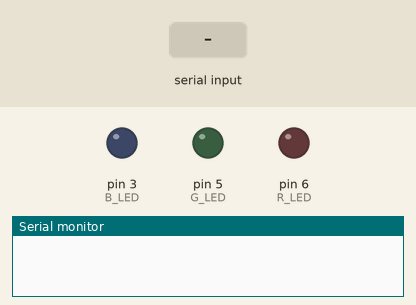
Recording of a sketch running on a simulated Arduino Uno, built with avr-gcc and run on an emulated ATmega328P. Parts: output pins drawn as LEDs (lit = HIGH), the last lines printed to the serial monitor. The inputs (shaded band) are chosen by the test bench.

Above: at 1.2 s.
1.3 s: byte 30 received over Serial
At 2.2 s:
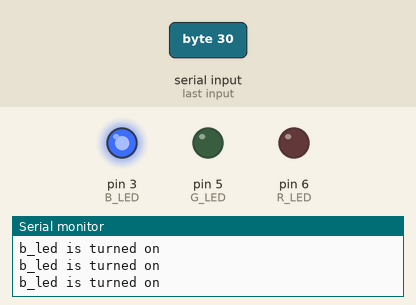
Timing chart, 0 to 4.3 s (numbered marks = the images above; inputs shaded):
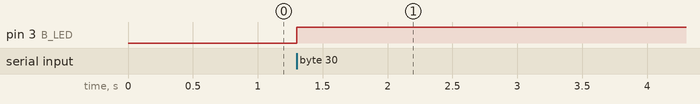

The sketch:

ultrasonic.ino
```cpp
const int B_LED =3;
const int G_LED =5;
const int R_LED =6;

void setup()
{
  Serial.begin(9600);
  pinMode(B_LED, OUTPUT);
  pinMode(G_LED, OUTPUT);
  pinMode(R_LED, OUTPUT);
}

void loop()
{
  while (Serial.available() > 0)
  {
  Serial.println("----");
  char input = Serial.read();
  Serial.println(input);

    for (int i =0; i < 255; i++){

      digitalWrite(B_LED, i);
      digitalWrite(G_LED, 0);
      digitalWrite(R_LED, 0);

      Serial.println("b_led is turned on");


      // else if (input == 'g')
      // {
      // digitalWrite(B_LED, 0);
      // digitalWrite(G_LED, 255);
      // digitalWrite(R_LED, 0);

      // Serial.println("g_led is turned on");
      // }
      // else if (input == 'r')
      // {
      // digitalWrite(B_LED, 0);
      // digitalWrite(G_LED, 0);
      // digitalWrite(R_LED, 255);

      // Serial.println("r_led is turned on");
      // }
    // else if (input = 'p')
    // {
    //   digitalWrite(B_LED, 255);
    //   digitalWrite(G_LED, 0);
    //   digitalWrite(R_LED, 255);

    //   Serial.println("p is turned on");
    // }
    }
  }

}
```

Measured:
- after the input at 1.3 s, pin 3 (B_LED): LOW → HIGH at once
